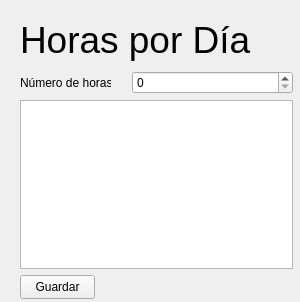
<?xml version="1.0" encoding="UTF-8"?>
<ui version="4.0">
 <class>hours</class>
 <widget class="QWidget" name="hours">
  <property name="geometry">
   <rect>
    <x>0</x>
    <y>0</y>
    <width>300</width>
    <height>302</height>
   </rect>
  </property>
  <property name="windowTitle">
   <string>Horas</string>
  </property>
  <widget class="QLabel" name="nDias">
   <property name="geometry">
    <rect>
     <x>20</x>
     <y>71</y>
     <width>91</width>
     <height>23</height>
    </rect>
   </property>
   <property name="text">
    <string>Número de horas</string>
   </property>
  </widget>
  <widget class="QPushButton" name="guardar">
   <property name="geometry">
    <rect>
     <x>20</x>
     <y>275</y>
     <width>75</width>
     <height>24</height>
    </rect>
   </property>
   <property name="text">
    <string>Guardar</string>
   </property>
  </widget>
  <widget class="QSpinBox" name="nDiasText">
   <property name="geometry">
    <rect>
     <x>132</x>
     <y>71</y>
     <width>161</width>
     <height>23</height>
    </rect>
   </property>
  </widget>
  <widget class="QLabel" name="Title">
   <property name="geometry">
    <rect>
     <x>20</x>
     <y>15</y>
     <width>273</width>
     <height>50</height>
    </rect>
   </property>
   <property name="font">
    <font>
     <pointsize>28</pointsize>
    </font>
   </property>
   <property name="text">
    <string>Horas por Día</string>
   </property>
  </widget>
  <widget class="QListWidget" name="listWidget">
   <property name="geometry">
    <rect>
     <x>20</x>
     <y>100</y>
     <width>273</width>
     <height>169</height>
    </rect>
   </property>
  </widget>
 </widget>
 <resources/>
 <connections/>
</ui>
